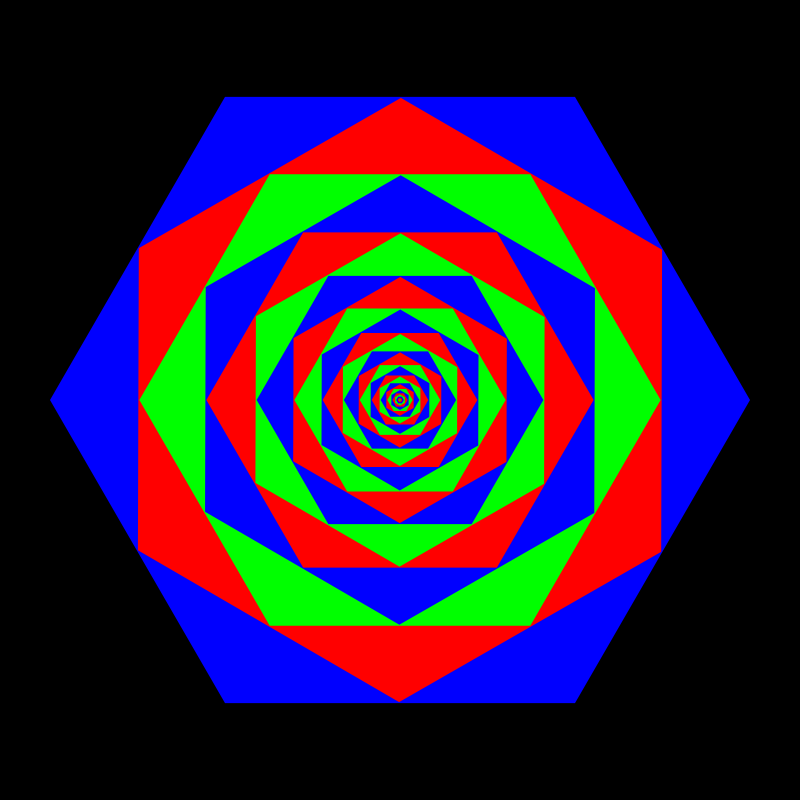
Frame 1 (no input)
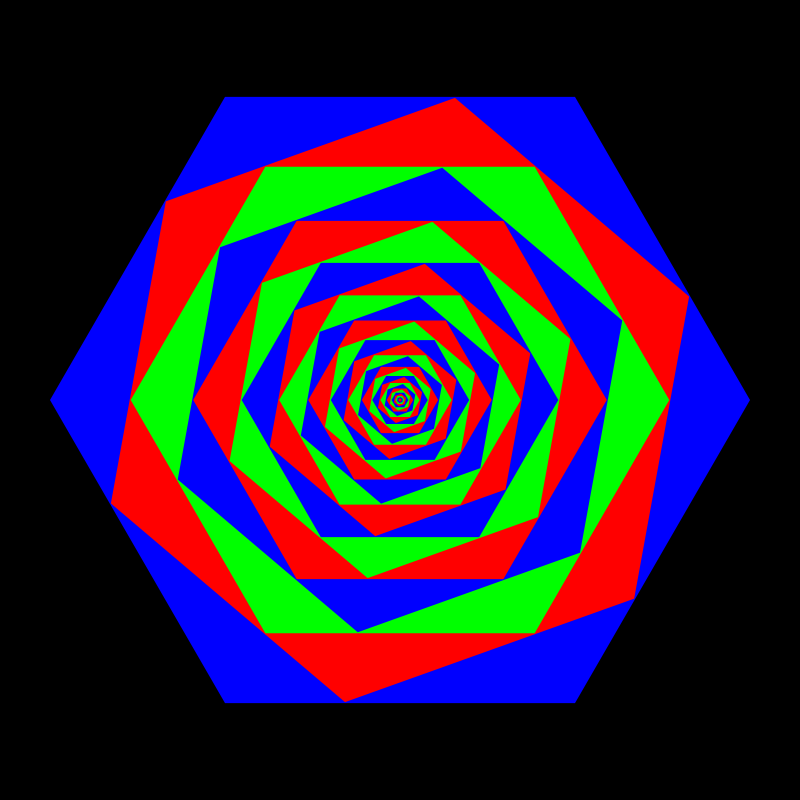
Frame 60 (the mouse pressed at the canvas centre just before this capture)
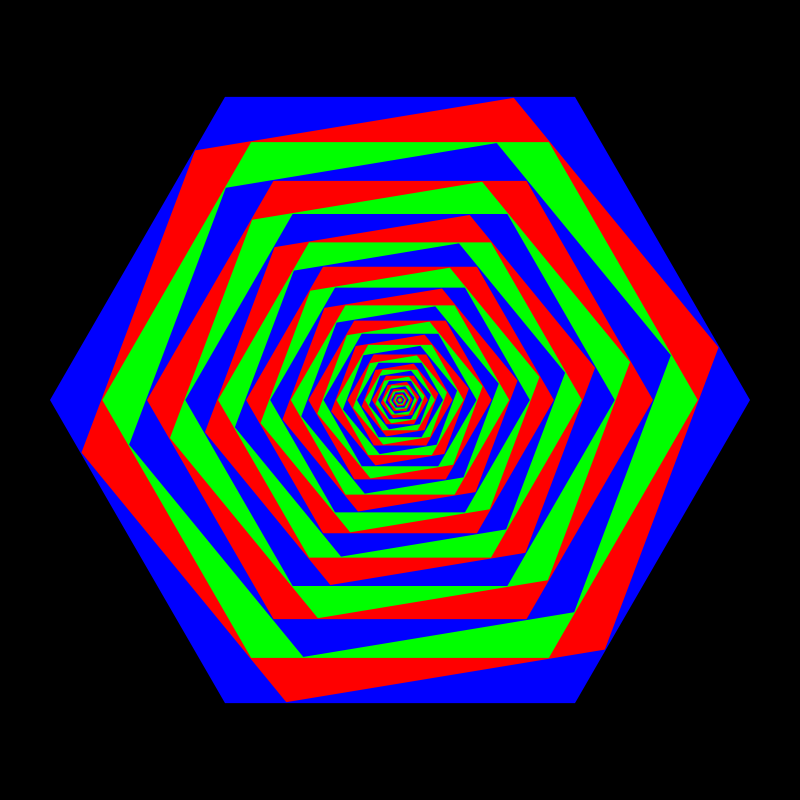
Frame 120 (the mouse held since frame 60 and released just before this capture)

The Processing sketch that drew these frames (run headless with seeded random() and noise(); from frame 60 on, the mouse is pressed at the canvas centre):

// Processing sketch: Recursion_Shape_Inside_Shape
// ── Recursion_Shape_Inside_Shape.pde
float angRotacao = PI/6, angulo = 0, direcao = 1;
boolean terminado;
int maxIndex=-1;

void setup()
{
  size(800, 800);

  //noCursor();
}

void draw()
{
  background(0);
  translate(width/2, height/2);

  stroke(255, 0, 0);
  strokeWeight(2);
  noFill();

  float lados = 6;

  angRotacao += direcao*0.003;

  if (angRotacao < 0.01)
  {
    direcao = 1;
    angRotacao = 0.01;
  }

  if (angRotacao > TWO_PI/lados-0.01)
  {
    direcao = -1;
    angRotacao = TWO_PI/lados-0.01;
  }

  if (direcao<0)
  {
    //rotate(-angulo);
    angulo += 6*direcao*0.0037;
  } else
  {
    angulo = 0;
  }

  if (lados == 5)
  {
    rotate(-PI/10);
  }

  DesenharForma(0, lados, 350);
}

void DesenharForma(int index, float lados, float raio)
{
  PVector cor1 = new PVector(0, 0, 255);
  PVector cor2 = new PVector(255, 0, 0);
  PVector cor3 = new PVector(0, 255, 0);

  /// GRADIENTE
  /*
  float corR, corG, corB;
   
   corR = map(index, 0, maxIndex, cor1.x, cor2.x);
   corG = map(index, 0, maxIndex, cor1.y, cor2.y);
   corB = map(index, 0, maxIndex, cor1.z, cor2.z);
   fill(corR, corG, corB);
   */

  switch(index%3)
  {
  case 0:
    fill(cor1.x, cor1.y, cor1.z);
    break;

  case 1:
    fill(cor2.x, cor2.y, cor2.z);
    break;

  case 2:
    fill(cor3.x, cor3.y, cor3.z);
    break;
  }

  noStroke();

  beginShape();
  for (float theta=0; theta<TWO_PI; theta += TWO_PI/lados)
  {
    vertex(raio*cos(theta), raio*sin(theta));
  }
  endShape(CLOSE);

  rotate(pow(-1, index) * angRotacao);

  if (raio>2)
  {
    // Angulo do vertice de acordo com o num de lados
    // angVertice = 180 - (360/lados);
    float angVertice = PI - (TWO_PI/lados);

    // LEI DOS SENOS
    // a/sin(A) = b/sin(B) = c/sin(C)
    // raio/sin(180 - angRotacao - angVertice/2) = raioNovo/sin(angVertice/2)
    // raio/sin(PI - angRotacao - angVertice/2) = raioNovo/sin(angVertice/2)
    raio = (raio/sin(PI - (angRotacao%(TWO_PI/lados)) - angVertice/2))*sin(angVertice/2);

    DesenharForma(index+1, lados, raio-1);
  } else
  {
    maxIndex = index;
  }
}
